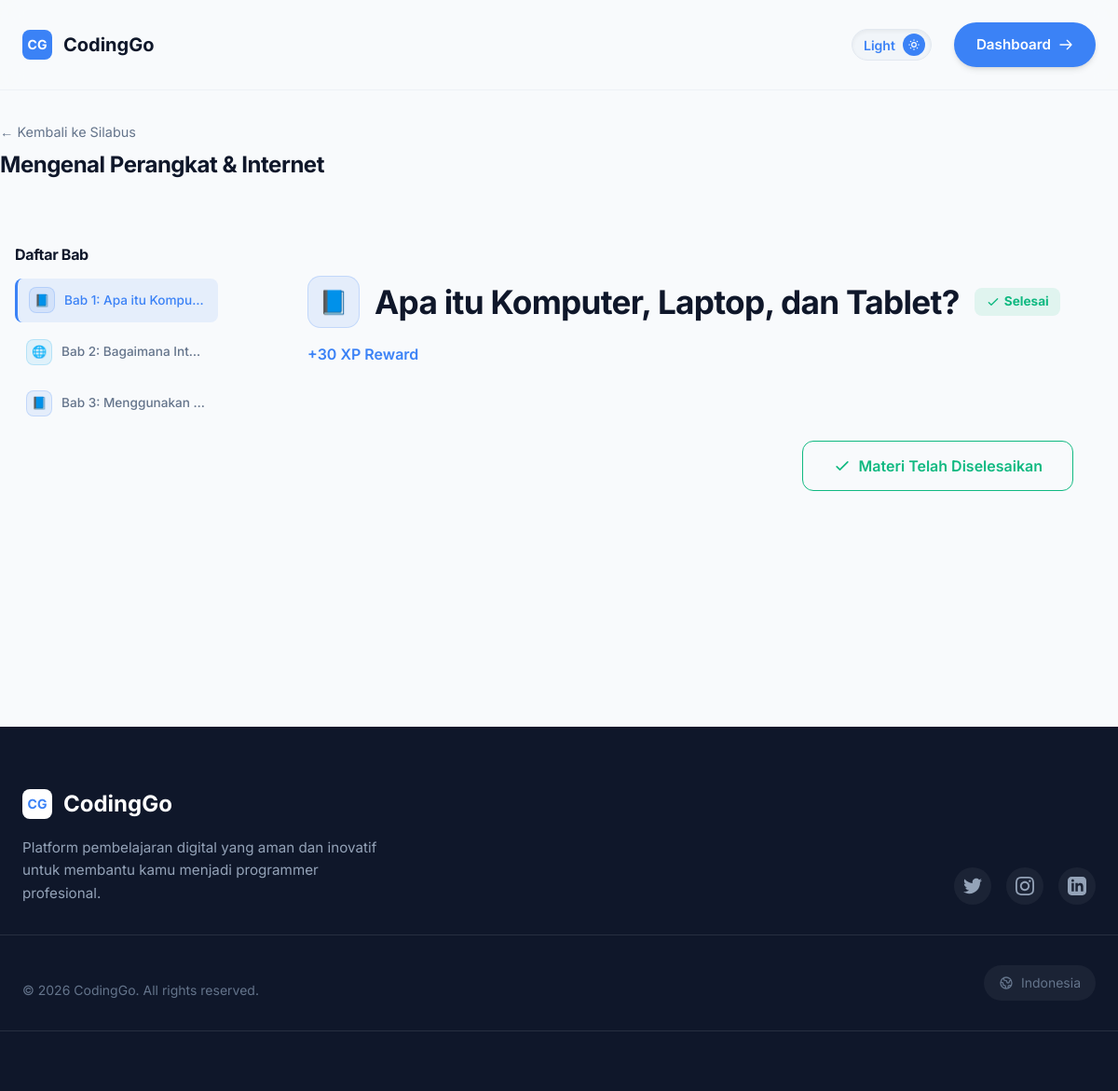
The page /index.php?page=course_learn&id=3 (signed in) on the database its author committed.
### tables this page shows
CREATE TABLE `materials` (
  `id` int NOT NULL,
  `course_id` int NOT NULL,
  `title` varchar(150) NOT NULL,
  `thumbnail` varchar(255) DEFAULT NULL,
  `content_type` enum('video','text','mixed','interactive') NOT NULL DEFAULT 'mixed',
  `content_text` text,
  `video_url` varchar(255) DEFAULT NULL,
  `xp_reward` int DEFAULT '0',
  `order_index` int NOT NULL,
  `unlock_keyword` varchar(50) DEFAULT NULL,
  `attachment_file` varchar(255) DEFAULT NULL
);

CREATE TABLE `courses` (
  `id` int NOT NULL,
  `title` varchar(150) NOT NULL,
  `category` enum('SD','SMP','SMA','Umum') NOT NULL,
  `description` text,
  `thumbnail` varchar(255) DEFAULT NULL,
  `theme_color` varchar(10) DEFAULT '#4361ee',
  `created_by` int DEFAULT NULL,
  `created_at` timestamp NULL DEFAULT CURRENT_TIMESTAMP
);

### pages/course_learn.php (the view, shortened to what this page needs)
<?php
require_once 'config/db.php';
require_once 'includes/materi_icons.php';
$material_id = $_GET['id'] ?? null;
$stmt = $pdo->prepare("SELECT m.*, c.title as course_title FROM materials m JOIN courses c ON m.course_id = c.id WHERE m.id = ?");
$stmt->execute([$material_id]);
$material = $stmt->fetch();
$user_id = $_SESSION['user_id'];
$course_id = $material['course_id'];
?>
<?php
$stmt_prog = $pdo->prepare("SELECT * FROM user_progress WHERE user_id = ? AND material_id = ?");
$stmt_prog->execute([$user_id, $material_id]);
$progress = $stmt_prog->fetch();
$is_unlocked = false;
$is_completed = false;
if ($progress) {
    $is_unlocked = true;
    if ($progress['status'] === 'completed') {
        $is_completed = true;
    }
} else {
    if (empty($material['unlock_keyword'])) {
        $is_unlocked = true;
        $pdo->prepare("INSERT INTO user_progress (user_id, material_id, status) VALUES (?, ?, 'started')")->execute([$user_id, $material_id]);
    }
}
$error_clue = '';
$stmt_all = $pdo->prepare("SELECT id, title, unlock_keyword FROM materials WHERE course_id = ? ORDER BY order_index ASC");
$stmt_all->execute([$course_id]);
$all_materials = $stmt_all->fetchAll();
?>
<div class="container" style="padding: 2rem 0;">
    <div style="display:flex; align-items:center; justify-content:space-between; margin-bottom: 2rem;">
        <div>
            <a href="index.php?page=course_detail&id=<?php echo $course_id; ?>" style="color:var(--text-muted); font-size:0.9rem; text-decoration:none;">&larr; Kembali ke Silabus</a>
            <h1 style="font-size: 1.5rem; color: var(--text); margin-top:0.5rem;"><?php echo htmlspecialchars($material['course_title']); ?></h1>
        </div>
    </div>
    <div style="display: grid; grid-template-columns: 250px 1fr; gap: 2rem;">
        <div style="background: var(--bg); border: 1px solid var(--border-color); border-radius: 12px; padding: 1rem; align-self: start; position: sticky; top: 2rem;">
            <h3 style="font-size: 1rem; color: var(--text); margin-top: 0; margin-bottom: 1rem;">Daftar Bab</h3>
            <div style="display:flex; flex-direction:column; gap:0.5rem;">
                <?php foreach ($all_materials as $index => $am): ?>
                <?php
                    $is_current = ($am['id'] == $material_id);
                    $style = $is_current ? 'background: rgba(59, 130, 246, 0.1); color: #3b82f6; border-left: 3px solid #3b82f6;' : 'color: var(--text-muted);';
                ?>
                <a href="index.php?page=course_learn&id=<?php echo $am['id']; ?>" style="text-decoration:none; padding: 0.6rem 0.75rem; border-radius: 8px; font-size: 0.85rem; font-weight: 500; <?php echo $style; ?> display:flex; align-items:center; gap:10px;">
                    <?php echo renderMateriIcon($am['title'], 28, '8px'); ?>
                    <span style="overflow:hidden; text-overflow:ellipsis; white-space:nowrap; flex:1;">Bab <?php echo $index + 1; ?>: <?php echo htmlspecialchars($am['title']); ?></span>
                </a>
                <?php endforeach; ?>
            </div>
        </div>
        <div style="background: var(--bg); border: 1px solid var(--border-color); border-radius: 12px; padding: 3rem; min-height: 500px;">
            <?php if (!$is_unlocked): ?>
                <div style="text-align:center; padding: 4rem 2rem;">
                    <div style="width:80px; height:80px; background:rgba(239, 68, 68, 0.1); color:#ef4444; border-radius:50%; display:flex; align-items:center; justify-content:center; margin: 0 auto 1.5rem auto;">
                        <svg fill="none" viewBox="0 0 24 24" stroke="currentColor" width="40"><path stroke-linecap="round" stroke-linejoin="round" stroke-width="2" d="M12 15v2m-6 4h12a2 2 0 002-2v-6a2 2 0 00-2-2H6a2 2 0 00-2 2v6a2 2 0 002 2zm10-10V7a4 4 0 00-8 0v4h8z" /></svg>
                    </div>
                    <h2 style="font-size: 2rem; color: var(--text); margin-bottom: 1rem;">Materi Terkunci</h2>
                    <p style="color: var(--text-muted); font-size: 1.1rem; max-width: 500px; margin: 0 auto 2rem auto; line-height: 1.6;">
                        Materi ini disandikan oleh sistem Gamifikasi. Temukan <b>Kata Kunci Rahasia</b> yang tersembunyi di materi sebelumnya untuk membukanya!
                    </p>
                    <?php if ($error_clue): ?>
                        <div style="color: #ef4444; font-size: 0.95rem; margin-bottom: 1rem; font-weight:600;"><?php echo $error_clue; ?></div>
                    <?php endif; ?>
                    <form method="POST" action="" style="max-width: 400px; margin: 0 auto; display:flex; flex-direction:column; gap:1rem;">
                        <input type="hidden" name="action" value="unlock">
                        <input type="text" name="clue" placeholder="Masukkan kata kunci rahasia..." required style="width: 100%; padding: 1rem; border: 2px dashed var(--border-color); border-radius: 12px; background: var(--bg); color: var(--text); font-size: 1.1rem; text-align:center;">
                        <button type="submit" style="background: var(--primary); color: white; border: none; padding: 1rem; border-radius: 12px; font-weight: 600; font-size: 1.1rem; cursor: pointer; display:flex; align-items:center; justify-content:center; gap:8px;">
                            <svg fill="none" viewBox="0 0 24 24" stroke="currentColor" width="20"><path stroke-linecap="round" stroke-linejoin="round" stroke-width="2" d="M15 7a2 2 0 012 2m4 0a6 6 0 01-7.743 5.743L11 17H9v2H7v2H4a1 1 0 01-1-1v-2.586a1 1 0 01.293-.707l5.964-5.964A6 6 0 1121 9z" /></svg>
                            Buka Materi
                        </button>
                    </form>
                </div>
            <?php else: ?>
                <div style="display:flex; align-items:center; gap:1rem; margin-bottom: 1rem;">
                    <?php echo renderMateriIcon($material['title'], 56, '14px'); ?>
                    <h1 style="font-size: 2.2rem; color: var(--text); margin: 0;"><?php echo htmlspecialchars($material['title']); ?></h1>
                    <?php if ($is_completed): ?>
                        <span style="background: rgba(16, 185, 129, 0.1); color: #10b981; padding: 4px 12px; border-radius: 8px; font-weight: bold; font-size: 0.85rem; display:flex; align-items:center; gap:4px;">
                            <svg fill="none" viewBox="0 0 24 24" stroke="currentColor" width="16"><path stroke-linecap="round" stroke-linejoin="round" stroke-width="2" d="M5 13l4 4L19 7" /></svg> Selesai
                        </span>
                    <?php endif; ?>
                </div>
                <div style="color: var(--primary); font-weight: 600; margin-bottom: 2.5rem;">+<?php echo $material['xp_reward']; ?> XP Reward</div>
                <div style="border-top: 1px solid var(--border-color); padding-top: 2rem; display:flex; justify-content:space-between; align-items:center;">
                    <form method="POST" action="">
                        <?php if ($is_completed): ?>
                            <button type="button" disabled style="background: var(--bg-hover); color: #10b981; border: 1px solid #10b981; padding: 1rem 2rem; border-radius: 12px; font-weight: 600; font-size: 1rem; cursor: not-allowed; display:flex; align-items:center; gap:8px;">
                                <svg fill="none" viewBox="0 0 24 24" stroke="currentColor" width="20"><path stroke-linecap="round" stroke-linejoin="round" stroke-width="2" d="M5 13l4 4L19 7" /></svg> Materi Telah Diselesaikan
                            </button>
                        <?php else: ?>
                            <button type="submit" style="background: #10b981; color: white; border: none; padding: 1rem 2rem; border-radius: 12px; font-weight: 600; font-size: 1rem; cursor: pointer; display:flex; align-items:center; gap:8px;">
                                Tandai Selesai & Lanjut &rarr;
                            </button>
                        <?php endif; ?>
                    </form>
                </div>
            <?php endif; ?>
        </div>
    </div>
</div>
<link rel="stylesheet" href="https://cdnjs.cloudflare.com/ajax/libs/github-markdown-css/5.2.0/github-markdown-dark.min.css">
<link rel="stylesheet" href="https://cdnjs.cloudflare.com/ajax/libs/highlight.js/11.8.0/styles/atom-one-dark.min.css">

### includes/materi_icons.php (shortened to what this page needs)
<?php
if (!function_exists('detectMateriIcon')) {
    function detectMateriIcon(string $title): array
    {
        $t = strtolower($title);
        foreach ($map as $pattern => $icon) {
            if (preg_match($pattern, $t)) {
                return $icon;
            }
        }
        return ['emoji', '📘', '3b82f6'];
    }
    function renderMateriIcon(string $title, int $size = 48, string $radius = '12px'): string
    {
        [$type, $value, $hex] = detectMateriIcon($title);
        $fontSize = (int) round($size * 0.45);
        return '<div style="width:' . $size . 'px; height:' . $size . 'px; border-radius:' . $radius . '; background:#' . $hex . '1a; border:1px solid #' . $hex . '33; display:flex; align-items:center; justify-content:center; font-size:' . $fontSize . 'px; flex-shrink:0;">'
            . $value
            . '</div>';
    }
}

### src/css/index.css (style rules this page uses)
:root { --primary: #3b82f6; --primary-hover: #2563eb; --secondary: #8b5cf6; --bg-main: #f8fafc; --bg-card: #ffffff; --text-main: #0f172a; --text-muted: #64748b; --dark-bg: #0f172a; --border: #e2e8f0; --radius-sm: 8px; --radius-md: 12px; --radius-lg: 24px; --radius-full: 9999px; --shadow-sm: 0 1px 2px 0 rgb(0 0 0 / 0.05); --shadow-md: 0 4px 6px -1px rgb(0 0 0 / 0.1), 0 2px 4px -2px rgb(0 0 0 / 0.1); --shadow-lg: 0 10px 15px -3px rgb(0 0 0 / 0.1), 0 4px 6px -4px rgb(0 0 0 / 0.1); --shadow-glow: 0 0 20px rgba(59, 130, 246, 0.3); }
* { margin: 0; padding: 0; box-sizing: border-box; }
body { font-family: 'Inter', sans-serif; background-color: var(--bg-main); color: var(--text-main); line-height: 1.6; overflow-x: hidden; }
a { text-decoration: none; color: inherit; transition: color 0.3s ease; }
button { font-family: inherit; cursor: pointer; border: none; background: none; }
.container { max-width: 1200px; margin: 0 auto; padding: 0 24px; }
h1, h2, h3, h4, h5, h6 { line-height: 1.2; font-weight: 700; letter-spacing: -0.02em; }
h1 { font-size: 3.5rem; margin-bottom: 1.5rem; color: var(--text-main); }

### rows shown on the page
materials: course.title "Mengenal Perangkat & Internet", value "📘", title "Apa itu Kompu…", title "Apa itu Komputer, Laptop, dan Tablet?", xp_reward "30"
materials: value "🌐", title "Bagaimana Int…"
materials: value "📘", title "Menggunakan…"

### other values the page prints
$value "📘"
